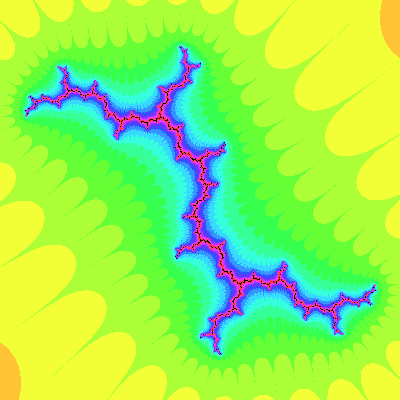
Frame 1 (no input)
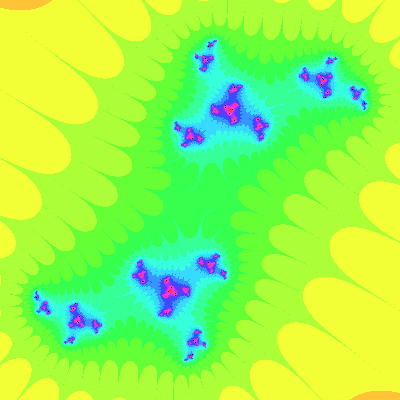
Frame 60 (the mouse pressed at the canvas centre just before this capture)
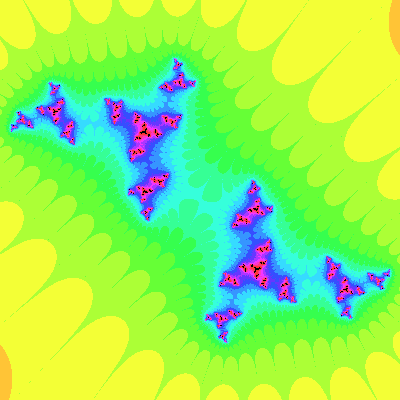
Frame 120 (the mouse held since frame 60 and released just before this capture)

The Processing sketch that drew these frames (run headless with seeded random() and noise(); from frame 60 on, the mouse is pressed at the canvas centre):

// Processing sketch: Julia_set
// ── Julia_set.pde
int m, acc, offx, offy;
float ranx, rany, angle;

void setup() {
  size(400, 400);
  //fullScreen();
  colorMode(HSB);
  frameRate(20);
  ranx = 1.5;
  rany = 1.5;
  m = 20;
  acc = 500;
  angle = 0.0;
}

void draw() {
  loadPixels();
  for (int x = 0; x < width; x++) {
    for (int y = 0; y < height; y++) {

      float a = map(x - offx, 0, width, -ranx, ranx);
      float b = map(y - offy, 0, height, -rany, rany);
      float n = 0;

      while (n < m) {
        float z = (a * a) - (b * b);
        float c = 2 * a * b;

        a = z + sin(angle);
        b = c - cos(angle);

        if (abs(a + b) > acc) {
          break;
        }
        n++;
      }
      pixels[x + y * width] = n == m ? color(0): color(300 * n / m, 200, 300);
    }
  }
  updatePixels();
  angle += 0.05;
}
